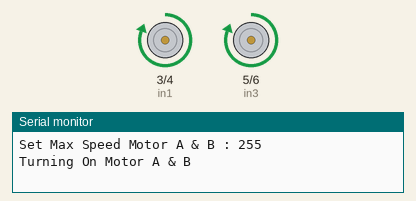
The sketch below on a simulated Arduino Mega 2560, built with avr-gcc and run on an emulated ATmega2560. On the bench: motor-driver pin pairs drawn as motors (green arrow = first pin HIGH = forward, orange = second pin HIGH = backward, longer = more drive, scaled by the enable pin), the last lines printed to the serial monitor.

Above: at 1.0 s.
At 4.5 s:
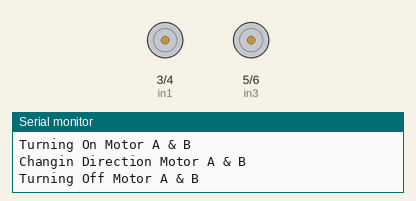
At 19.4 s:
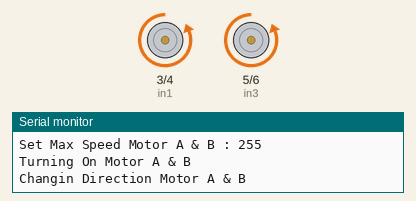
Timing chart, 0 to 21.3 s (numbered marks = the images above):
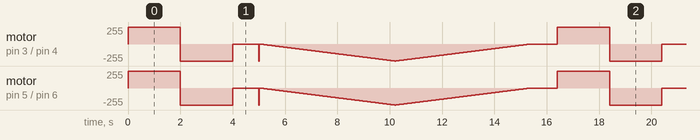

The sketch:

test-motor.ino
```cpp
/*

Urutan test no 6
Program test untuk gps di Arduino Mega2560
buka serial monitor dengan baudrate 9600 untuk melihat status dan data yang terkirim
motor akan berputar sesuai dengan program yang dibuat

kalau tidak dapat di upload atau data tidak muncul pastikan:
driver telah terinstall dengan baik
memilih Mega2560 di board selection
pilih COM yang terdeteksi dengan benar
pilih baudrate pada serial monitor 9600

2black0@gmail.com
http://robot-terbang.web.id

*/

int enA = 2;
int in1 = 3;
int in2 = 4;
int enB = 7;
int in3 = 5;
int in4 = 6;

void setup()
{
  Serial.begin(9600);
  pinMode(enA, OUTPUT);
  pinMode(enB, OUTPUT);
  pinMode(in1, OUTPUT);
  pinMode(in2, OUTPUT);
  pinMode(in3, OUTPUT);
  pinMode(in4, OUTPUT);

  digitalWrite(in1, LOW);
  digitalWrite(in2, LOW);
  digitalWrite(in3, LOW);
  digitalWrite(in4, LOW);
}

void loop()
{
  directionControl();
  delay(1000);
  speedControl();
  delay(1000);
}

void directionControl()
{
  Serial.println("Set Max Speed Motor A & B : 255");
  analogWrite(enA, 255);
  analogWrite(enB, 255);

  Serial.println("Turning On Motor A & B");
  digitalWrite(in1, HIGH);
  digitalWrite(in2, LOW);
  digitalWrite(in3, HIGH);
  digitalWrite(in4, LOW);
  delay(2000);

  Serial.println("Changin Direction Motor A & B");
  digitalWrite(in1, LOW);
  digitalWrite(in2, HIGH);
  digitalWrite(in3, LOW);
  digitalWrite(in4, HIGH);
  delay(2000);

  Serial.println("Turning Off Motor A & B");
  digitalWrite(in1, LOW);
  digitalWrite(in2, LOW);
  digitalWrite(in3, LOW);
  digitalWrite(in4, LOW);
}

void speedControl()
{
  Serial.println("Turning On Motor A & B");
  digitalWrite(in1, LOW);
  digitalWrite(in2, HIGH);
  digitalWrite(in3, LOW);
  digitalWrite(in4, HIGH);

  Serial.println("Change Speed of Motor A & B from 0 to 255");
  for (int i = 0; i < 256; i++)
  {
    Serial.print("Speed Motor: ");
    Serial.println(i);
    analogWrite(enA, i);
    analogWrite(enB, i);
    delay(20);
  }

  Serial.println("Change Speed of Motor A & B from 255 to 255");
  for (int i = 255; i >= 0; --i)
  {
    Serial.print("Speed Motor: ");
    Serial.println(i);
    analogWrite(enA, i);
    analogWrite(enB, i);
    delay(20);
  }

  Serial.println("Turning Off Motor A & B");
  digitalWrite(in1, LOW);
  digitalWrite(in2, LOW);
  digitalWrite(in3, LOW);
  digitalWrite(in4, LOW);
}
```
